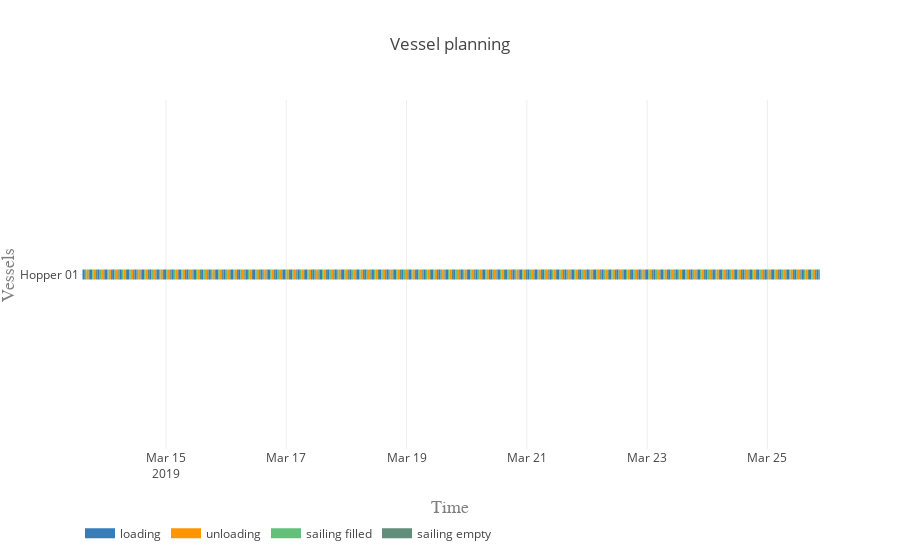

The notebook cell saved with this chart:
### Markdown cell above
#### Vessel planning

### Code cell
vessels = [hopper]

activities = ['loading', 'unloading', 'sailing filled', 'sailing empty']
colors = {0:'rgb(55,126,184)', 1:'rgb(255,150,0)', 2:'rgb(98, 192, 122)', 3:'rgb(98, 141, 122)'}

plot.vessel_planning(vessels, activities, colors)

### Figure 1 — Plotly figure (JSON) as saved in the notebook; plotly's stock layout.template omitted (floating-point values rounded to 4 significant figures; data arrays with more than 128 entries replaced by an {"elided": "..."} marker saying what was removed)
{"data": [{"connectgaps": false, "hoverinfo": "y+name", "line": {"color": "rgb(55,126,184)", "width": 10}, "mode": "lines", "name": "loading", "type": "scatter", "uid": "e9fac809-9cdf-41c0-89af-656ee45e2795", "x": {"elided": "500 str values"}, "y": {"elided": "500 str values"}}, {"connectgaps": false, "hoverinfo": "y+name", "line": {"color": "rgb(255,150,0)", "width": 10}, "mode": "lines", "name": "unloading", "type": "scatter", "uid": "51436fb1-92ff-4ec7-8d0c-eb860a7e9caf", "x": {"elided": "500 str values"}, "y": {"elided": "500 str values"}}, {"connectgaps": false, "hoverinfo": "y+name", "line": {"color": "rgb(98, 192, 122)", "width": 10}, "mode": "lines", "name": "sailing filled", "type": "scatter", "uid": "3ca11199-f0ab-44eb-b6b0-0d9aece52e13", "x": {"elided": "500 str values"}, "y": {"elided": "500 str values"}}, {"connectgaps": false, "hoverinfo": "y+name", "line": {"color": "rgb(98, 141, 122)", "width": 10}, "mode": "lines", "name": "sailing empty", "type": "scatter", "uid": "8a7e8308-63e5-4c50-a337-2db3109676c9", "x": {"elided": "495 str values"}, "y": {"elided": "495 str values"}}], "layout": {"hovermode": "closest", "legend": {"orientation": "h", "x": 0, "y": -0.2}, "title": "Vessel planning", "xaxis": {"range": ["2019-03-13 13:43:41", "2019-03-25 20:58:03.511561"], "title": "Time", "titlefont": {"color": "#7f7f7f", "family": "Courier New, monospace", "size": 18}}, "yaxis": {"title": "Vessels", "titlefont": {"color": "#7f7f7f", "family": "Courier New, monospace", "size": 18}}}}
